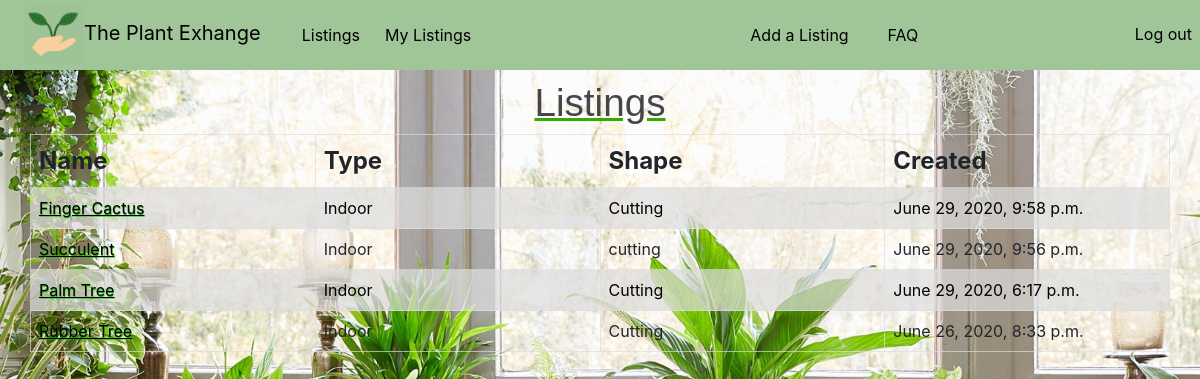
Page / (signed in) on the earlier database version.
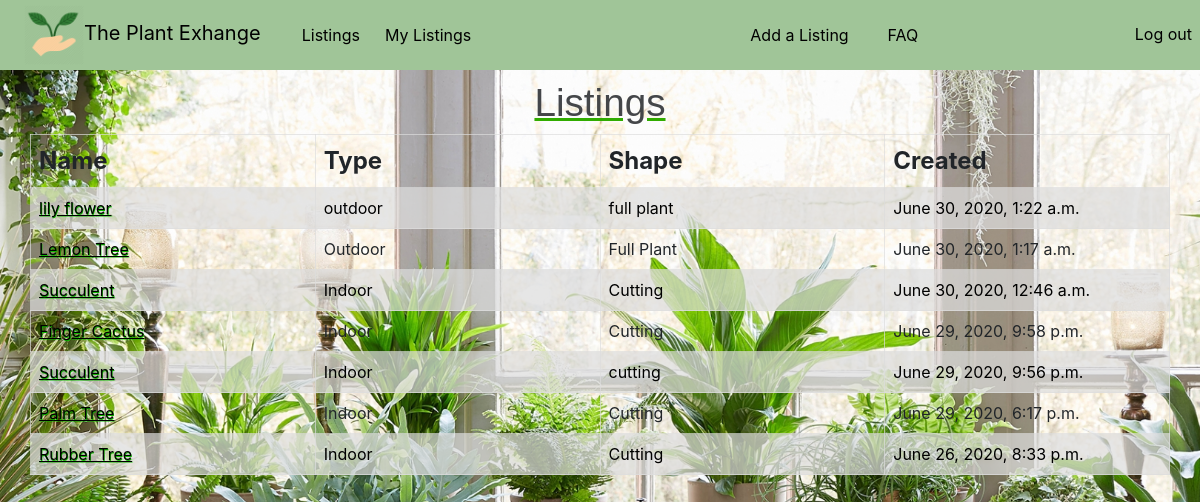
Same page on the later database version.
### plant_exchange/models.py (models this page shows, shortened)
class Plant(models.Model):
    title = models.CharField(max_length=50)
    description = models.CharField(max_length=250, default="This is a succulent")
    display_picture = models.FileField()
    plant_type = models.CharField(max_length = 30, choices=plant_choices, default='Indoor')
    plant_shape = models.CharField(max_length = 30, choices=plant_style, default='Cutting')
    uploader = models.ForeignKey(User,on_delete=models.CASCADE, related_name="plant_uploader")
    created_at = models.DateTimeField(auto_now_add=True)
    updated_at = models.DateTimeField(auto_now=True)

### plant_exchange/views.py (the view)
# urls.py: path("", views.index, name="index"),
def index(request):
    if not request.user.is_authenticated:
        return redirect('login')
    context = {
    'plants' : Plant.objects.all().order_by('-created_at')
    }
    return render(request, "index.html", context)

### plant_exchange/templates/index.html (shortened to what this page needs)
    {% extends "layout.html" %}
    {% block body %}
        <h2 id="listings">Listings</h2>
    <table style="width:100%">
        <tr>
          <th>Name</th>
          <th>Type</th>
          <th>Shape</th>
          <th>Created</th>
        </tr>
        {% for plant in plants %}
        <tr>
          <td><a id="listing_link" href="info/{{plant.id}}">{{plant.title}}</a></td>
          <td>{{plant.plant_type}}</td>
          <td>{{plant.plant_shape}}</td>
          <td>{{plant.created_at}}</td>
        </tr>
        {% endfor %}
      </table>
    {% endblock %}

### plant_exchange/templates/layout.html (shortened to what this page needs)
{% load static %}
<!DOCTYPE html>
<html lang="en" dir="ltr">
  <head>
    <link rel="stylesheet" href="https://stackpath.bootstrapcdn.com/bootstrap/4.3.1/css/bootstrap.min.css">
    <link rel="stylesheet" href="{% static 'style.css' %}"/>
    <link rel="stylesheet" href="https://cdnjs.cloudflare.com/ajax/libs/font-awesome/4.7.0/css/font-awesome.min.css">
  </head>
  <body>
    <header class="site-header">
      <nav id="navbar" class="navbar navbar-expand-md navbar-dark bg-steel fixed-top">
          <a id="link_left" class="navbar-brand mr-4" href="/"><img id="logo" src="../static/logo.png" width="60" height="60">The Plant Exhange</a>
          <div class="collapse navbar-collapse" id="navbarToggle">
            <div class="navbar-nav mr-auto">
              <a id="link_left" class="nav-item nav-link" href="/">Listings</a>
              <a id="link_left" class="nav-item nav-link" href="/mylistings">My Listings</a>
            </div>
            <div class="navbar-nav">
              {% if user.is_authenticated %}
                <a id="link" class="nav-item nav-link" href="/add">Add a Listing</a>
                <a id="link" class="nav-item nav-link" href="/faq">FAQ</a>
                <a id="logout" class="nav-item nav-link" href="/logout">Log out</a>
              {% else %}
                <a id="link" class="nav-item nav-link" href="/login">Login</a>
                <a id="link" class="nav-item nav-link" href="/register">Register</a>
              {% endif %}
        </div>
      </nav>
    </header>
    <main role="main" class="container">
        {% block body %}{% endblock %}
    </main>
  </body>
</html>

### plant_exchange/static/style.css (style rules this page uses)
body { background-image: url("./plants.jpg"); height: 100%; background-repeat: no-repeat; background-size: cover; margin-top: 5rem; background-attachment: fixed; }
.container { padding:0px; }
#link { color: black; margin-right:5% }
#logout { position: absolute; top: 20%; right: 0px; color: black; }
#link_left { color: black; margin-left:2%; }
#listing_link { text-decoration: none; color:rgb(0, 0, 0); text-decoration: underline; text-shadow: .5px .5px #0fb600; }
#navbar { background: rgb(160, 197, 152); padding: 0px; }
.navbar-nav { width:100%; }
#listings { text-align: center; font-size: 29pt; font-family: sans-serif; color: #444649; text-decoration: underline; text-decoration-color: rgb(49, 172, 0); }
td, th { border: 1px solid #ddddddb0; text-align: left; padding: 8px; }
th { font-size: 3vh; }
tr:nth-child(even) { background-color: #ddddddb7; color:black; }
td { width:10%; }

Differences in the rows shown:
added Plant: title "lily flower", plant_type "outdoor", plant_shape "full plant", created_at "June 30, 2020, 1:22 a.m."
added Plant: title "Lemon Tree", plant_type "Outdoor", plant_shape "Full Plant", created_at "June 30, 2020, 1:17 a.m."
added Plant: title "Succulent", plant_type "Indoor", plant_shape "Cutting", created_at "June 30, 2020, 12:46 a.m."
